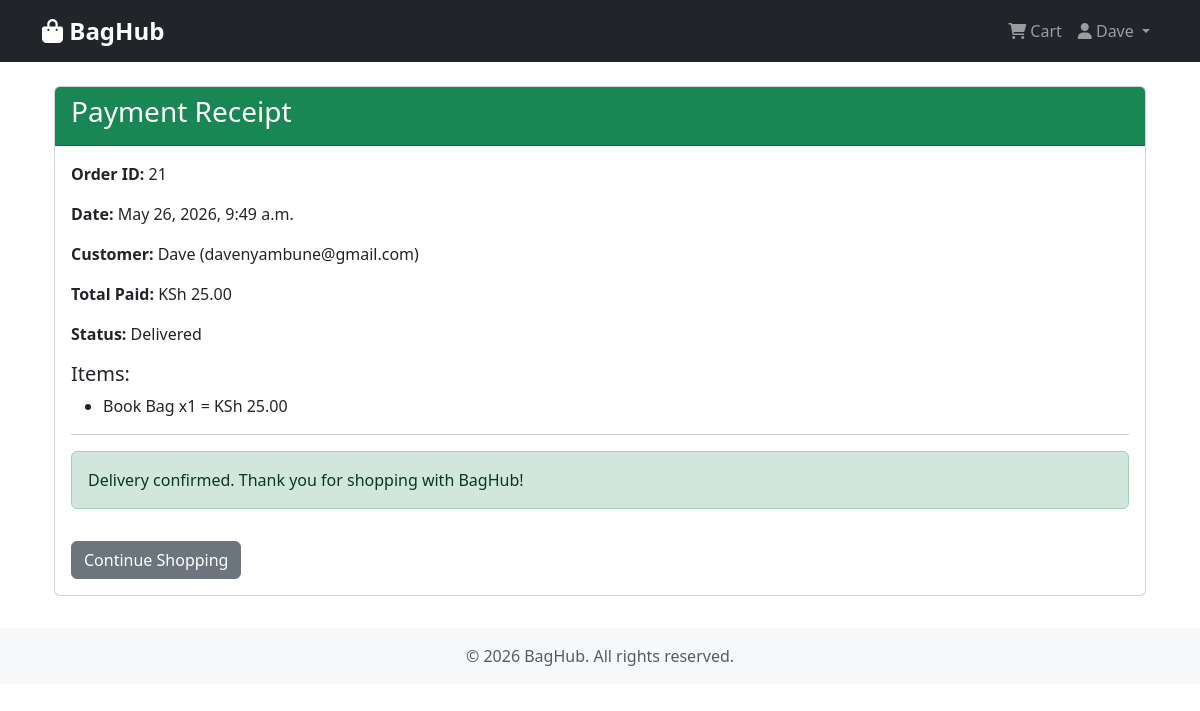
The page /orders/receipt/21/ (signed in) on the database its author committed.
### accounts/models.py (models this page shows, shortened)
class User(AbstractUser):
    ROLE_CHOICES = (
        ('admin', 'Administrator'),
        ('customer', 'Customer'),
    )
    role = models.CharField(max_length=10, choices=ROLE_CHOICES, default='customer')
    phone_number = models.CharField(max_length=15, blank=True)

### orders/models.py (models this page shows)
class Order(models.Model):
    STATUS_CHOICES = (
        ('pending', 'Pending'),
        ('paid', 'Paid'),
        ('cancelled', 'Cancelled'),
        ('delivered', 'Delivered'),
    )
    user = models.ForeignKey(settings.AUTH_USER_MODEL, on_delete=models.CASCADE)
    created_at = models.DateTimeField(auto_now_add=True)
    total_amount = models.DecimalField(max_digits=10, decimal_places=2)
    status = models.CharField(max_length=10, choices=STATUS_CHOICES, default='pending')

class OrderItem(models.Model):
    order = models.ForeignKey(Order, related_name='items', on_delete=models.CASCADE)
    product = models.ForeignKey('products.Product', on_delete=models.CASCADE)
    quantity = models.PositiveIntegerField(default=1)
    price = models.DecimalField(max_digits=10, decimal_places=2)

### products/models.py (models this page shows, shortened)
class Product(models.Model):
    name = models.CharField(max_length=200)
    description = models.TextField()
    price = models.DecimalField(max_digits=10, decimal_places=2)
    image = models.ImageField(upload_to='product_images/')
    stock = models.PositiveIntegerField(default=1)
    available = models.BooleanField(default=True)
    created_by = models.ForeignKey(settings.AUTH_USER_MODEL, on_delete=models.CASCADE)
    created_at = models.DateTimeField(auto_now_add=True)

### orders/views.py (the view)
# urls.py: path('receipt/<int:order_id>/', views.receipt, name='receipt'),
@login_required
def receipt(request, order_id):
    order = get_object_or_404(Order, id=order_id, user=request.user)
    if order.status not in ['paid', 'delivered']:
        messages.warning(request, 'This order has not been paid yet.')
        return redirect('products:product_list')
    return render(request, 'orders/receipt.html', {'order': order})

### templates/orders/receipt.html
{% extends 'base.html' %}
{% block content %}
<div class="container mt-4">
    <div class="card">
        <div class="card-header bg-success text-white">
            <h3>Payment Receipt</h3>
        </div>
        <div class="card-body">
            <p><strong>Order ID:</strong> {{ order.id }}</p>
            <p><strong>Date:</strong> {{ order.created_at }}</p>
            <p><strong>Customer:</strong> {{ order.user.username }} ({{ order.user.email }})</p>
            <p><strong>Total Paid:</strong> KSh {{ order.total_amount }}</p>
            <p><strong>Status:</strong>
                {% if order.status == 'paid' %} Paid, awaiting delivery
                {% elif order.status == 'delivered' %} Delivered
                {% else %} {{ order.status }} {% endif %}
            </p>
            <h5>Items:</h5>
            <ul>
                {% for item in order.items.all %}
                    <li>{{ item.product.name }} x{{ item.quantity }} = KSh {{ item.price|floatformat:2 }}</li>
                {% endfor %}
            </ul>
            <hr>
            {% if order.status == 'paid' %}
                <form method="post" action="{% url 'orders:confirm_delivery' order.id %}">
                    {% csrf_token %}
                    <button type="submit" class="btn btn-primary">Confirm Delivery</button>
                </form>
            {% elif order.status == 'delivered' %}
                <div class="alert alert-success">Delivery confirmed. Thank you for shopping with BagHub!</div>
            {% endif %}
            <a href="{% url 'products:product_list' %}" class="btn btn-secondary mt-3">Continue Shopping</a>
        </div>
    </div>
</div>
{% endblock %}

### templates/base.html (shortened to what this page needs)
<!doctype html>
<html lang="en">
<head>
    <link href="https://cdn.jsdelivr.net/npm/bootstrap@5.3.0/dist/css/bootstrap.min.css" rel="stylesheet">
    <link rel="stylesheet" href="https://cdnjs.cloudflare.com/ajax/libs/font-awesome/6.0.0-beta3/css/all.min.css">
</head>
<body>
    <nav class="navbar navbar-expand-lg navbar-dark bg-dark">
        <div class="container">
            <a class="navbar-brand" href="{% url 'products:product_list' %}">
                <i class="fas fa-shopping-bag"></i> BagHub
            </a>
            <div class="collapse navbar-collapse" id="navbarNav">
                <ul class="navbar-nav ms-auto">
                    {% if user.is_authenticated %}
                        <li class="nav-item">
                            <a class="nav-link" href="{% url 'orders:cart_view' %}">
                                <i class="fas fa-shopping-cart"></i> Cart
                            </a>
                        </li>
                        <li class="nav-item dropdown">
                            <a class="nav-link dropdown-toggle" href="#" id="userDropdown" role="button" data-bs-toggle="dropdown" aria-expanded="false">
                                <i class="fas fa-user"></i> {{ user.username }}
                            </a>
                        </li>
                    {% endif %}
                </ul>
            </div>
        </div>
    </nav>
    <main>
        <div class="container mt-4">
            {% block content %}{% endblock %}
        </div>
    </main>
    <footer class="footer">
        <div class="container">
            <span class="text-muted">&copy; 2026 BagHub. All rights reserved.</span>
        </div>
    </footer>
</body>
</html>

### templates/base.html (style rules this page uses)
.navbar-brand { font-weight: bold; font-size: 1.5rem; }
.footer { background-color: #f8f9fa; padding: 1rem 0; margin-top: 2rem; text-align: center; }

### rows shown on the page
User: username "Dave"
Order: id "21", created_at "May 26, 2026, 9:49 a.m.", user.username "Dave", user.email "davenyambune@gmail.com", total_amount "25.00"
OrderItem: product.name "Book Bag", quantity "1", price "25.00"
